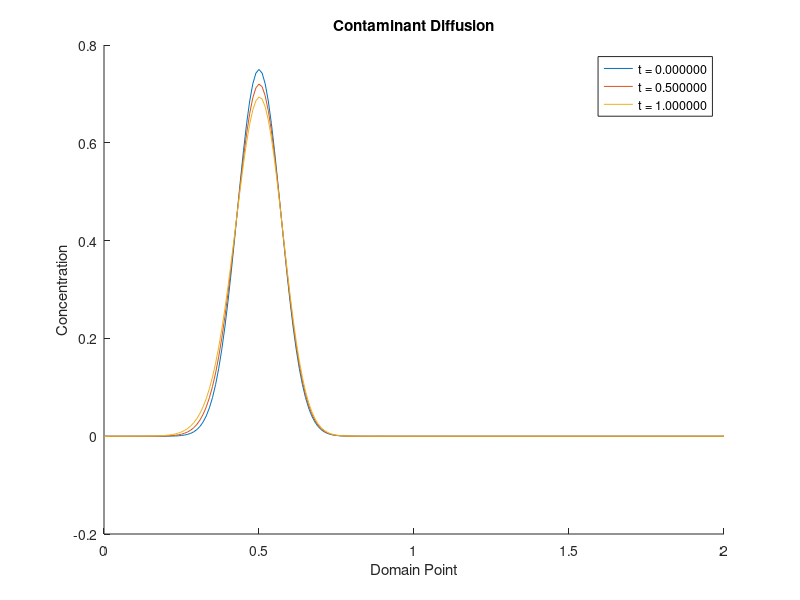

MATLAB code to generate this figure:
 function Diffusion()  
        x_start = 0;
        x_step  = 0.01; % delta x
        x_end   = 2;
    
        t_start = 0;
        t_step = 0.5; % delta t
        t_end = 1;
        
        xVals = x_start : x_step : x_end;
        tVals = t_start : t_step : t_end;
        
        c = zeros(length(xVals), length(tVals));
        D = 1;

        % c_t -> t = 0 (c_0)
        for x = 1 : length(xVals)
            c(x, 1) = 0.75 * exp(-((xVals(x) - 0.5)/0.1)^2);
        end

        
        for t = 1 : length(tVals)-1
            for x = 2 : length(xVals)-1
                dt_x = D * (t_step / (xVals(x)^2));
                c(x, t+1) = c(x, t) + (dt_x * (c(x + 1, t) - (2 * c(x, t)) + c(x - 1, t)));
            end
        end
        
        figure();        
        
        title('Contaminant Diffusion');        
        xlabel('Domain Point'); 
        ylabel('Concentration');
        
        hold on;
        
        for t = 1 : length(tVals)
            plot(xVals, c(:, t));
        end
        
        legend(cellstr(num2str(tVals', 't = %f')));

        hold off;
  end